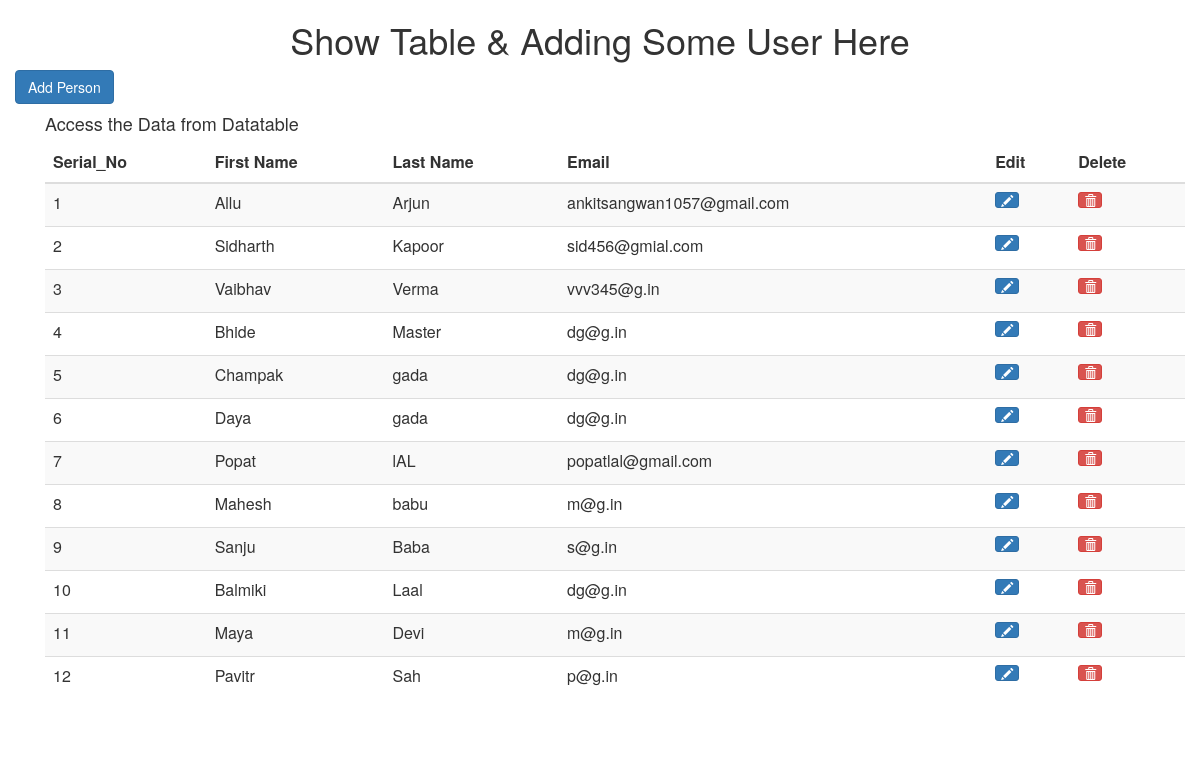
/table, run on an earlier commit of the app's database.
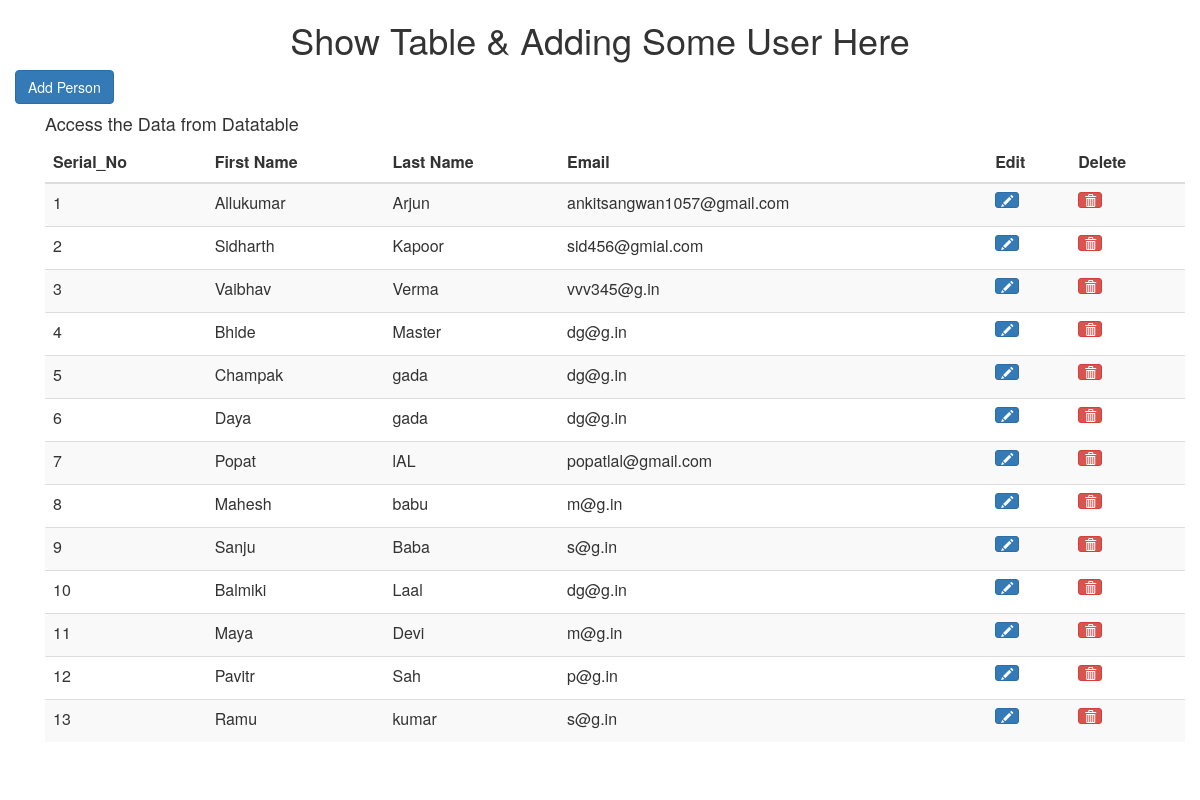
And on a later commit of the database.
### cars/models.py (models this page shows, shortened)
class Register(models.Model):
    fname = models.CharField(max_length=50,null=True, blank=True)
    lname = models.CharField(max_length=50,null=True, blank=True,default="")
    email = models.EmailField(max_length=255,null=True, blank=True)
    mobile = models.CharField(max_length=12,null=True, blank=True)
    country = models.CharField(max_length=50,null=True, blank=True)
    hobby = models.CharField(max_length=50,null=True, blank=True,default="")
    gender = models.CharField(max_length=15,null=True, blank=True,default="")
    dob = models.CharField(max_length=50,null=True, blank=True, default="")
    image = models.ImageField(upload_to = 'images/')
    bio = models.CharField(max_length=500,null=True, blank=True)

### cars/views.py (the view)
# urls.py: path('table', views.datashow, name='datashow'),
def datashow(request):
    sd = Register.objects.all()  # Collect all records from table
    return render(request, 'datashow.html', {'sd': sd})

### cars/templates/datashow.html (shortened to what this page needs)
<link href="//maxcdn.bootstrapcdn.com/bootstrap/3.3.0/css/bootstrap.min.css" rel="stylesheet" id="bootstrap-css">
<h1 style="text-align:center ">Show Table & Adding Some User Here</h1>
<div class="container">
  <div class="row">
    <a class="btn btn-primary" data-toggle="modal" href="#myModal">Add Person</a>
  </div>
  <form action="#" method="post">
    <div class="container">
      <div class="row">
        <div class="col-md-12">
          <h4>Access the Data from Datatable</h4>
          <div class="table-responsive">
            <table id="mytable" class="table table-bordred table-striped">
              <thead>
                <th>Serial_No</th>
                <th>First Name</th>
                <th>Last Name</th>
                <th>Email</th>
                <th>Edit</th>
                <th>Delete</th>
              </thead>
              <tbody>
                {% for sdt in sd %}
                <tr>
                  <td>{{forloop.counter}}</td>
                  <td>{{sdt.fname}}</td>
                  <td>{{sdt.lname}}</td>
                  <td>{{sdt.email}}</td>
                  <td>
                    <p data-placement="top" data-toggle="tooltip" title="Edit">
                      <a href="{% url 'edititem' id=sdt.id %}" class="btn btn-primary btn-xs" data-title="Edit"
                        data-toggle="modal">
                        <span class="glyphicon glyphicon-pencil"></span>
                      </a>
                    </p>
                  </td>
                  <td>
                    <p data-placement="top" data-toggle="tooltip" title="Delete">
                      <a href="{% url 'del_data' id=sdt.id%}" class="btn btn-danger btn-xs">
                        <span class="glyphicon glyphicon-trash"></span>
                      </a>
                    </p>
                  </td>
                </tr>
                {% endfor %}
            </table>
          </div>
        </div>
      </div>
  </form>

What changed in the data, as far as the page shows it:
changed Register "Arjun": fname "Allu" → "Allukumar"
added Register: fname "Ramu", lname "kumar", email "s@g.in"
